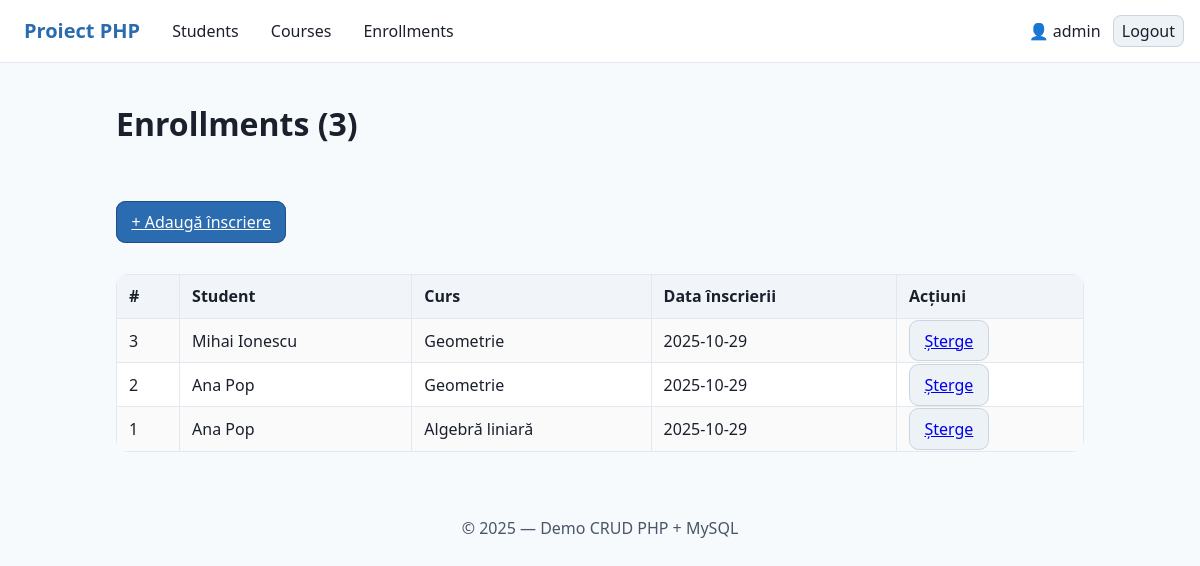
/enrollments/index.php (signed in), run on the app's committed database.
### tables this page shows
CREATE TABLE `enrollments` (
  `id` int(11) NOT NULL,
  `student_id` int(11) NOT NULL,
  `course_id` int(11) NOT NULL,
  `enroll_date` date DEFAULT curdate()
);

CREATE TABLE `students` (
  `id` int(11) NOT NULL,
  `name` varchar(100) NOT NULL,
  `email` varchar(120) NOT NULL,
  `created_at` timestamp NOT NULL DEFAULT current_timestamp()
);

CREATE TABLE `courses` (
  `id` int(11) NOT NULL,
  `title` varchar(120) NOT NULL,
  `professor` varchar(120) DEFAULT NULL,
  `created_at` timestamp NOT NULL DEFAULT current_timestamp()
);

### inc/auth.php (called while the page is built, shortened)
<?php
function current_user() {
    return $_SESSION['user'] ?? null;
}
function is_logged_in(): bool {
    return current_user() !== null;
}

### enrollments/index.php (the view, shortened to what this page needs)
<?php
require __DIR__ . '/../inc/header.php';
$stmt = $pdo->query("
  SELECT e.id, s.name AS student_name, c.title AS course_title, e.enroll_date
  FROM enrollments e
  JOIN students s ON s.id = e.student_id
  JOIN courses c  ON c.id = e.course_id
  ORDER BY e.id DESC
");
$rows = $stmt->fetchAll();
$total = $pdo->query("SELECT COUNT(*) FROM enrollments")->fetchColumn();
?>
<h1>Enrollments (<?= (int)$total ?>)</h1>
<p><a class="btn primary" href="create.php">+ Adaugă înscriere</a></p>
<table class="nice">
  <thead>
    <tr><th>#</th><th>Student</th><th>Curs</th><th>Data înscrierii</th><th>Acțiuni</th></tr>
  </thead>
  <tbody>
  <?php foreach ($rows as $r): ?>
    <tr>
      <td><?= (int)$r['id'] ?></td>
      <td><?= htmlspecialchars($r['student_name']) ?></td>
      <td><?= htmlspecialchars($r['course_title']) ?></td>
      <td><?= htmlspecialchars($r['enroll_date']) ?></td>
      <td>
        <a class="btn" href="delete.php?id=<?= (int)$r['id'] ?>" onclick="return confirm('Sigur ștergi această înscriere?');">Șterge</a>
      </td>
    </tr>
  <?php endforeach; ?>
  </tbody>
</table>
<?php require __DIR__ . '/../inc/footer.php'; ?>

### inc/header.php (shortened to what this page needs)
<?php
require __DIR__ . '/auth.php';
?>
<!DOCTYPE html>
<html lang="ro">
<head>
  <link rel="stylesheet" href="/proiect_php_app/assets/styles.css">
</head>
<body>
<nav class="site-nav">
  <a class="brand" href="/proiect_php_app/students/index.php">Proiect PHP</a>
  <ul>
    <li><a href="/proiect_php_app/students/index.php">Students</a></li>
    <li><a href="/proiect_php_app/courses/index.php">Courses</a></li>
    <li><a href="/proiect_php_app/enrollments/index.php">Enrollments</a></li>
  </ul>
  <div style="margin-left:auto">
    <?php if (is_logged_in()): ?>
      <span>👤 <?= htmlspecialchars(current_user()['username']) ?></span>
      <a class="btn" href="/proiect_php_app/logout.php" style="margin-left:.5rem">Logout</a>
    <?php else: ?>
      <a class="btn" href="/proiect_php_app/login.php">Login</a>
    <?php endif; ?>
  </div>
</nav>
<main class="container">

### inc/footer.php
</main>
<footer class="site-footer">
  <p>&copy; 2025 — Demo CRUD PHP + MySQL</p>
</footer>
</body>
</html>

### assets/styles.css (style rules this page uses)
:root { --brand:#2b6cb0; --ink:#1a202c; --bg:#f7fafc; --card:#ffffff; }
* { box-sizing:border-box }
html,body { margin:0;font-family:system-ui,Segoe UI,Roboto,Helvetica,Arial,sans-serif;color:var(--ink);background:var(--bg);line-height:1.5 }
.site-nav { display:flex;align-items:center;justify-content:space-between;gap:1rem;padding:0.75rem 1rem;background:var(--card);position:sticky;top:0;border-bottom:1px solid #e2e8f0 }
.site-nav .brand { font-weight:700;text-decoration:none;color:var(--brand);font-size:1.25rem }
.site-nav ul { list-style:none;display:flex;gap:1rem;margin:0;padding:0 }
.site-nav a { color:var(--ink);text-decoration:none;padding:.25rem .5rem;border-radius:.5rem }
.container { max-width:1000px;margin:auto;padding:1rem;display:grid;gap:1.5rem }
.nice { width:100%;border-collapse:collapse;background:#fff;border-radius:.75rem;overflow:hidden }
.nice th,.nice td { border:1px solid #e2e8f0;padding:.6rem .75rem;text-align:left }
.nice thead { background:#f1f5f9 }
.nice tbody tr:nth-child(odd) { background:#fafafa }
.btn { padding:.55rem .9rem;border:1px solid #cbd5e0;background:#edf2f7;border-radius:.6rem;cursor:pointer }
.btn.primary { background:var(--brand);border-color:#1e4e8c;color:#fff }
.site-footer { padding:2rem 1rem;text-align:center;color:#4a5568 }

### data on the page
enrollments: id "3", student.name "Mihai Ionescu", course.title "Geometrie", enroll_date "2025-10-29"
enrollments: id "2", student.name "Ana Pop", course.title "Geometrie", enroll_date "2025-10-29"
enrollments: id "1", student.name "Ana Pop", course.title "Algebră liniară", enroll_date "2025-10-29"

### other printed values
current_user()['username'] "admin"
$total "3"
